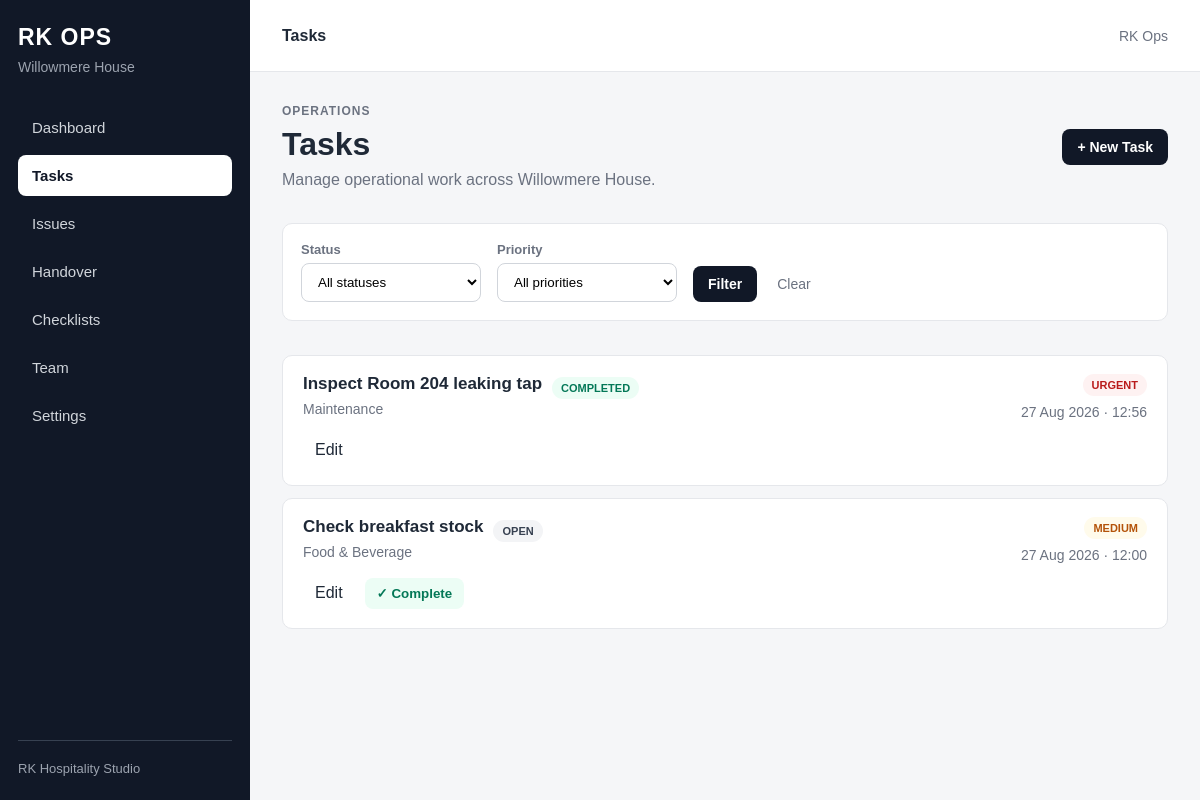
/tasks/, run on the app's committed database.
### properties/models.py (models this page shows, shortened)
class Property(models.Model):
    name = models.CharField(max_length=150)
    slug = models.SlugField(unique=True)
    address_line_1 = models.CharField(max_length=150, blank=True)
    address_line_2 = models.CharField(max_length=150, blank=True)
    town_city = models.CharField(max_length=100, blank=True)
    postcode = models.CharField(max_length=20, blank=True)
    phone = models.CharField(max_length=30, blank=True)
    email = models.EmailField(blank=True)
    is_active = models.BooleanField(default=True)
    created_at = models.DateTimeField(auto_now_add=True)
    updated_at = models.DateTimeField(auto_now=True)
    class Meta:
        verbose_name_plural = "Properties"
        ordering = ["name"]

### operations/models.py (models this page shows, shortened)
class Task(models.Model):
    class Priority(models.TextChoices):
        LOW = "low", "Low"
        MEDIUM = "medium", "Medium"
        HIGH = "high", "High"
        URGENT = "urgent", "Urgent"
    class Status(models.TextChoices):
        OPEN = "open", "Open"
        IN_PROGRESS = "in_progress", "In Progress"
        COMPLETED = "completed", "Completed"
        CANCELLED = "cancelled", "Cancelled"
    class Category(models.TextChoices):
        FRONT_OFFICE = "front_office", "Front Office"
        HOUSEKEEPING = "housekeeping", "Housekeeping"
        MAINTENANCE = "maintenance", "Maintenance"
        FOOD_BEVERAGE = "food_beverage", "Food & Beverage"
        MANAGEMENT = "management", "Management"
        OTHER = "other", "Other"
    property = models.ForeignKey(
        Property,
        on_delete=models.CASCADE,
        related_name="tasks",
    )
    title = models.CharField(max_length=200)
    description = models.TextField(blank=True)
    category = models.CharField(
        max_length=30,
        choices=Category.choices,
        default=Category.OTHER,
    )
    priority = models.CharField(
        max_length=20,
        choices=Priority.choices,
        default=Priority.MEDIUM,
    )
    assigned_to = models.ForeignKey(
        settings.AUTH_USER_MODEL,
        on_delete=models.SET_NULL,
        null=True,
        blank=True,
        related_name="assigned_ops_tasks",
    )
    due_at = models.DateTimeField(
        null=True,
        blank=True,
    )
    status = models.CharField(
        max_length=20,
        choices=Status.choices,
        default=Status.OPEN,
    )
    completed_at = models.DateTimeField(
        null=True,
        blank=True,
    )
    created_at = models.DateTimeField(auto_now_add=True)
    updated_at = models.DateTimeField(auto_now=True)
    class Meta:
        ordering = ["due_at", "-priority", "-created_at"]

### operations/views.py (the view)
def task_list(request):
    property_obj = get_object_or_404(
        Property,
        slug="willowmere-house",
        is_active=True,
    )
    tasks = (
        Task.objects
        .filter(property=property_obj)
        .select_related("assigned_to")
        .order_by("status", "due_at", "-created_at")
    )
    status_filter = request.GET.get("status")
    priority_filter = request.GET.get("priority")
    if status_filter:
        tasks = tasks.filter(status=status_filter)
    if priority_filter:
        tasks = tasks.filter(priority=priority_filter)
    context = {
        "property": property_obj,
        "tasks": tasks,
        "status_filter": status_filter,
        "priority_filter": priority_filter,
        "status_choices": Task.Status.choices,
        "priority_choices": Task.Priority.choices,
        "active_page": "tasks",
    }
    return render(
        request,
        "operations/task_list.html",
        context,
    )

### operations/templates/operations/task_list.html (shortened to what this page needs)
{% extends "operations/base.html" %}
{% block topbar_title %}
Tasks
{% endblock %}
{% block content %}
<div class="section-header">
    <div>
        <p class="page-eyebrow">
            Operations
        </p>
        <h1 class="page-title">
            Tasks
        </h1>
        <p class="page-subtitle">
            Manage operational work across {{ property.name }}.
        </p>
    </div>
    <a
        href="{% url 'operations:task_create' %}"
        class="button"
    >
        + New Task
    </a>
</div>
<section class="section">
    <form
        method="get"
        class="filters"
    >
        <div>
            <label for="status">
                Status
            </label>
            <select
                name="status"
                id="status"
            >
                <option value="">
                    All statuses
                </option>
            </select>
        </div>
        <div>
            <label for="priority">
                Priority
            </label>
            <select
                name="priority"
                id="priority"
            >
                <option value="">
                    All priorities
                </option>
            </select>
        </div>
        <button
            type="submit"
            class="button"
        >
            Filter
        </button>
        <a
            href="{% url 'operations:task_list' %}"
            class="clear-filter"
        >
            Clear
        </a>
    </form>
</section>
<section class="section">
    <div class="task-list">
        {% for task in tasks %}
            <article class="task-card">
                <div class="task-main">
                    <div class="task-heading">
                        <h3 class="task-title">
                            {{ task.title }}
                        </h3>
                        <span class="status-badge status-{{ task.status }}">
                            {{ task.get_status_display }}
                        </span>
                    </div>
                    <div class="task-meta">
                        {{ task.get_category_display }}
                    </div>
                    <div class="task-actions">
                        <a
                            href="{% url 'operations:task_edit' task.pk %}"
                            class="secondary-button small-button"
                        >
                            Edit
                        </a>
                        {% if task.status != "completed" %}
                            <form
                                method="post"
                                action="{% url 'operations:task_complete' task.pk %}"
                            >
                                <button
                                    type="submit"
                                    class="complete-button"
                                >
                                    ✓ Complete
                                </button>
                            </form>
                        {% endif %}
                    </div>
                </div>
                <div class="task-side">
                    <span class="priority-badge priority-{{ task.priority }}">
                        {{ task.get_priority_display }}
                    </span>
                    {% if task.due_at %}
                        <div class="task-meta due-date">
                            {{ task.due_at|date:"d M Y · H:i" }}
                        </div>
                    {% else %}
                        <div class="task-meta due-date">
                            No due date
                        </div>
                    {% endif %}
                </div>
            </article>
        {% empty %}
            <div class="empty-state">
                No tasks match these filters.
            </div>
        {% endfor %}
    </div>
</section>
{% endblock %}

### operations/templates/operations/base.html (shortened to what this page needs)
<!DOCTYPE html>
<html lang="en">
<head>
</head>
<body>
<div class="app-shell">
    <aside class="sidebar">
        <div class="brand">
            RK OPS
        </div>
        <div class="property-name">
            {{ property.name|default:"Operations" }}
        </div>
        <nav class="nav">
            <a
                href="{% url 'operations:dashboard' %}"
                class="nav-link {% if active_page == 'dashboard' %}active{% endif %}"
            >
                Dashboard
            </a>
            <a
                href="{% url 'operations:task_list' %}"
                class="nav-link {% if active_page == 'tasks' %}active{% endif %}"
            >
                Tasks
            </a>
            <a
                href="{% url 'operations:issue_list' %}"
                class="nav-link {% if active_page == 'issues' %}active{% endif %}"
            >
                Issues
            </a>
            <a
                href="{% url 'operations:handover_list' %}"
                class="nav-link {% if active_page == 'handover' %}active{% endif %}"
            >
                Handover
            </a>
            <a
                href="#"
                class="nav-link"
            >
                Checklists
            </a>
            <a
                href="#"
                class="nav-link"
            >
                Team
            </a>
            <a
                href="#"
                class="nav-link"
            >
                Settings
            </a>
        </nav>
        <div class="sidebar-footer">
            RK Hospitality Studio
        </div>
    </aside>
    <div class="main">
        <header class="topbar">
            <div class="topbar-title">
                {% block topbar_title %}{% endblock %}
            </div>
            <div class="user-area">
                {% if request.user.is_authenticated %}
                    {{ request.user.username }}
                {% else %}
                    RK Ops
                {% endif %}
            </div>
        </header>
        <main class="content">
            {% block content %}
            {% endblock %}
        </main>
    </div>
</div>
</body>
</html>

### operations/templates/operations/base.html (style rules this page uses)
* { box-sizing: border-box; }
body { margin: 0; font-family: Arial, sans-serif; background: #f5f6f8; color: #1f2937; }
a { color: inherit; text-decoration: none; }
.app-shell { min-height: 100vh; display: flex; }
.sidebar { width: 250px; background: #111827; color: white; padding: 24px 18px; display: flex; flex-direction: column; position: fixed; inset: 0 auto 0 0; }
.brand { font-size: 23px; font-weight: 700; letter-spacing: 1px; margin-bottom: 8px; }
.property-name { font-size: 14px; color: #9ca3af; margin-bottom: 32px; }
.nav { display: flex; flex-direction: column; gap: 7px; }
.nav-link { padding: 12px 14px; border-radius: 8px; color: #d1d5db; font-size: 15px; transition: 0.15s ease; }
.nav-link.active { background: white; color: #111827; font-weight: 700; }
.sidebar-footer { margin-top: auto; padding-top: 20px; border-top: 1px solid #374151; color: #9ca3af; font-size: 13px; }
.main { flex: 1; margin-left: 250px; min-width: 0; }
.topbar { height: 72px; background: white; border-bottom: 1px solid #e5e7eb; display: flex; align-items: center; justify-content: space-between; padding: 0 32px; }
.topbar-title { font-weight: 700; }
.user-area { font-size: 14px; color: #6b7280; }
.content { max-width: 1250px; margin: 0 auto; padding: 32px; }
.page-eyebrow { margin: 0 0 8px; color: #6b7280; font-size: 12px; font-weight: 700; text-transform: uppercase; letter-spacing: 1px; }
.page-title { margin: 0; font-size: 32px; }
.page-subtitle { margin: 8px 0 0; color: #6b7280; }
.section { margin-top: 34px; }
.section-header { display: flex; justify-content: space-between; align-items: center; gap: 20px; margin-bottom: 14px; }
.button { display: inline-flex; align-items: center; justify-content: center; border: 0; border-radius: 8px; padding: 10px 15px; background: #111827; color: white; font-size: 14px; font-weight: 700; cursor: pointer; }
.task-list { display: flex; flex-direction: column; gap: 12px; }
.task-card { background: white; border: 1px solid #e5e7eb; padding: 18px 20px; border-radius: 10px; display: flex; justify-content: space-between; gap: 20px; }
.task-title { margin: 0 0 7px; font-size: 17px; }
.task-meta { color: #6b7280; font-size: 14px; }

### operations/templates/operations/task_list.html (style rules this page uses)
.filters { background: white; border: 1px solid #e5e7eb; border-radius: 10px; padding: 18px; display: flex; align-items: end; gap: 16px; flex-wrap: wrap; }
.filters label { display: block; margin-bottom: 6px; font-size: 13px; font-weight: 700; color: #6b7280; }
.filters select { min-width: 180px; padding: 10px 12px; border: 1px solid #d1d5db; border-radius: 8px; background: white; }
.clear-filter { padding: 10px 4px; color: #6b7280; font-size: 14px; }
.task-side { text-align: right; min-width: 150px; }
.task-main { flex: 1; }
.task-heading { display: flex; align-items: center; gap: 10px; flex-wrap: wrap; }
.status-badge, .priority-badge { display: inline-flex; align-items: center; border-radius: 999px; padding: 5px 9px; font-size: 11px; font-weight: 700; text-transform: uppercase; }
.status-open { background: #f3f4f6; color: #374151; }
.status-completed { background: #ecfdf5; color: #047857; }
.priority-medium { background: #fffbeb; color: #b45309; }
.priority-urgent { background: #fef2f2; color: #b91c1c; }
.task-actions { margin-top: 16px; display: flex; gap: 10px; align-items: center; }
.task-actions form { margin: 0; }
.small-button { padding: 8px 12px; }
.complete-button { border: 0; border-radius: 8px; padding: 8px 12px; background: #ecfdf5; color: #047857; font-weight: 700; cursor: pointer; }
.due-date { margin-top: 8px; }

### data on the page
Property: name "Willowmere House"
Task: title "Inspect Room 204 leaking tap", status "COMPLETED", category "Maintenance", priority "URGENT", due_at "27 Aug 2026 · 12:56"
Task: title "Check breakfast stock", status "OPEN", category "Food & Beverage", shows "✓ Complete", priority "MEDIUM", due_at "27 Aug 2026 · 12:00"
